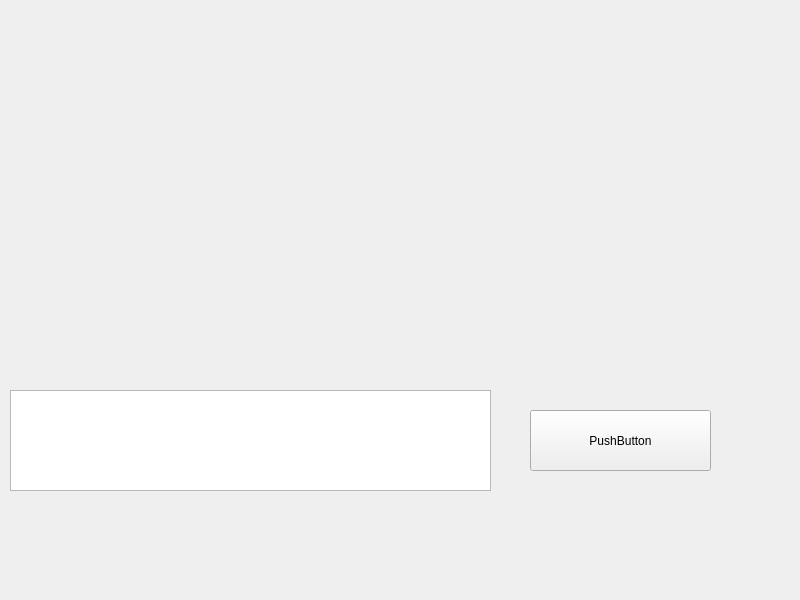
<?xml version="1.0" encoding="UTF-8"?>
<ui version="4.0">
 <class>QTApplication</class>
 <widget class="QWidget" name="QTApplication">
  <property name="geometry">
   <rect>
    <x>0</x>
    <y>0</y>
    <width>800</width>
    <height>600</height>
   </rect>
  </property>
  <property name="windowTitle">
   <string>QTApplication</string>
  </property>
  <widget class="QPushButton" name="pushButton">
   <property name="geometry">
    <rect>
     <x>530</x>
     <y>410</y>
     <width>181</width>
     <height>61</height>
    </rect>
   </property>
   <property name="text">
    <string>PushButton</string>
   </property>
  </widget>
  <widget class="QPlainTextEdit" name="plainTextEdit">
   <property name="geometry">
    <rect>
     <x>10</x>
     <y>390</y>
     <width>481</width>
     <height>101</height>
    </rect>
   </property>
  </widget>
 </widget>
 <resources/>
 <connections>
  <connection>
   <sender>pushButton</sender>
   <signal>pressed()</signal>
   <receiver>plainTextEdit</receiver>
   <slot>clear()</slot>
   <hints>
    <hint type="sourcelabel">
     <x>625</x>
     <y>449</y>
    </hint>
    <hint type="destinationlabel">
     <x>422</x>
     <y>440</y>
    </hint>
   </hints>
  </connection>
 </connections>
</ui>
